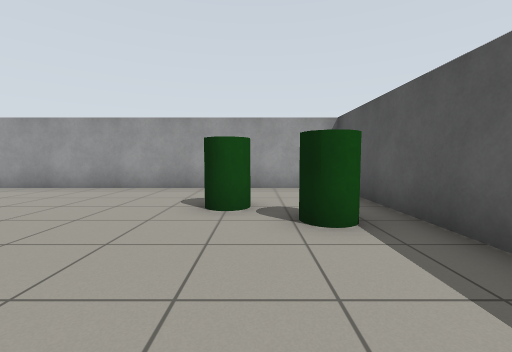
View 1 (above)

22 first-person views from a walk through a world built for the Gazebo simulator. The camera is 0.86 m above the floor, tilts 4° down and sees 90° across. The floor is counted in squares, 1 m on a side. Each view is taken from the middle of a square. On the plan, view 1 faces up. The plan holds only what a view shows up to about 10 squares ahead; the rest is blank.

View 2
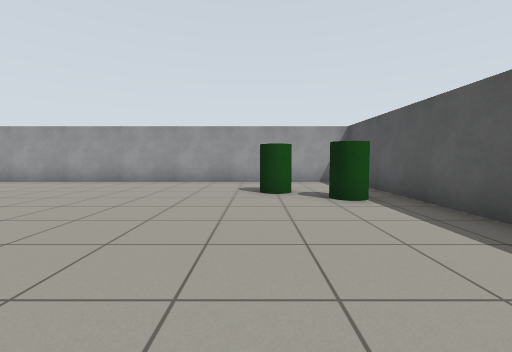

View 3
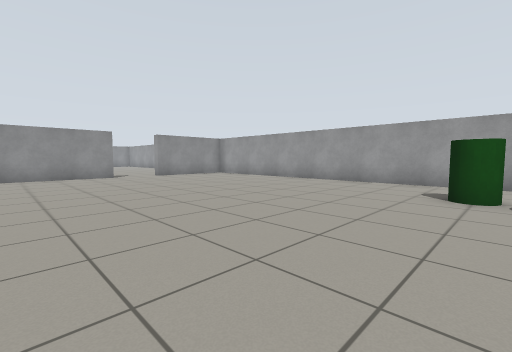

View 4
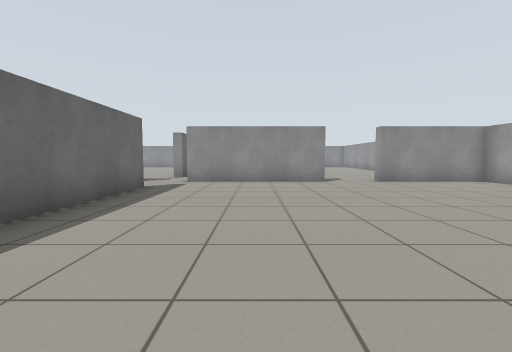

View 5
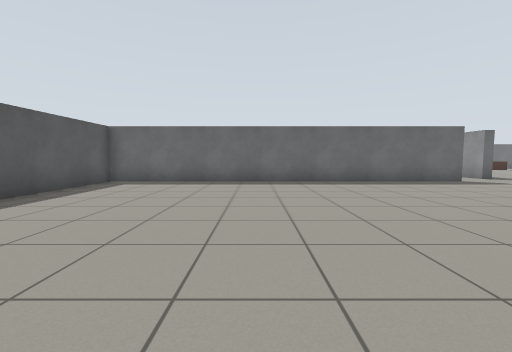

View 6
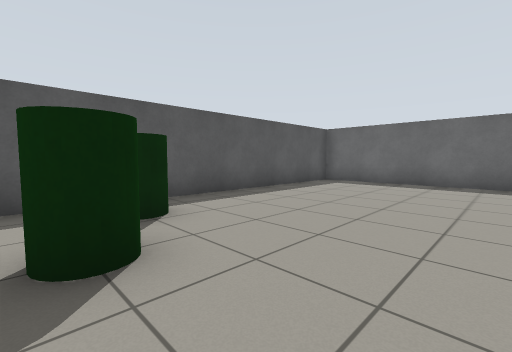

View 7
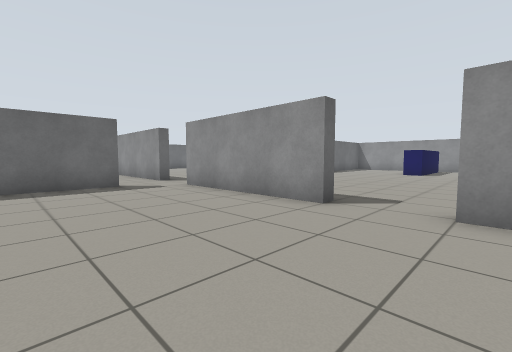

View 8
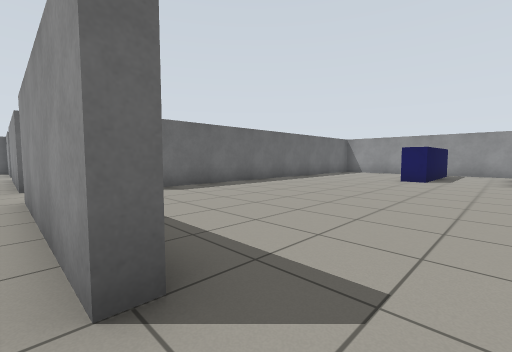

View 9
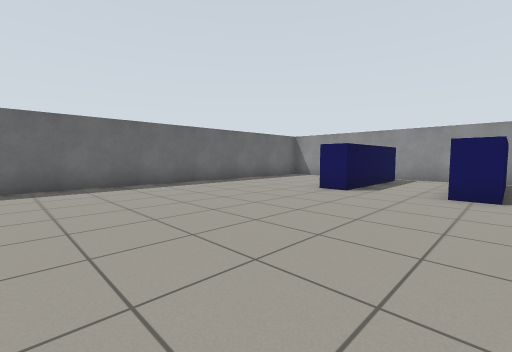

View 10
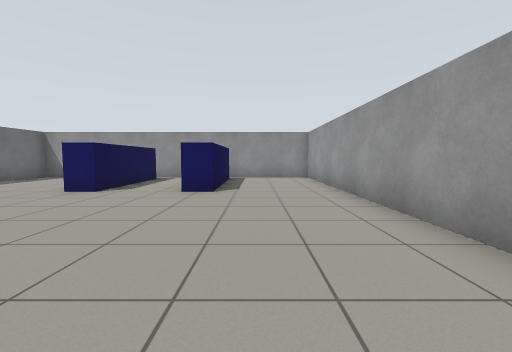

View 11
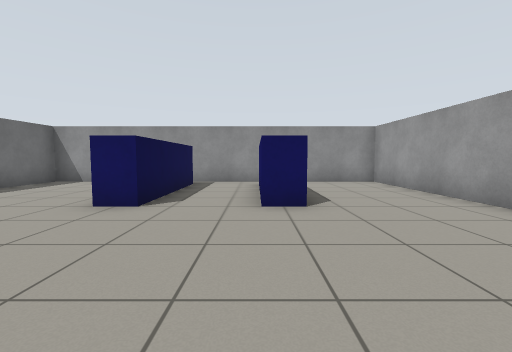

View 12
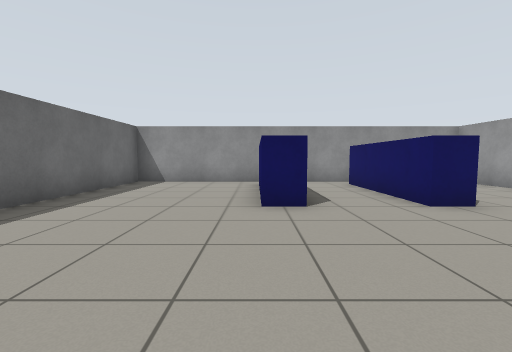

View 13
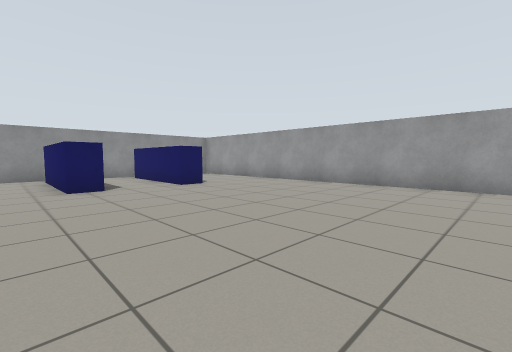

View 14
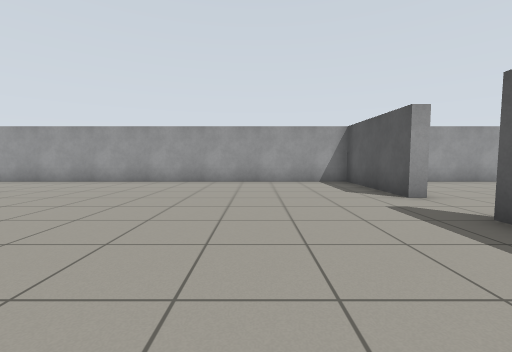

View 15
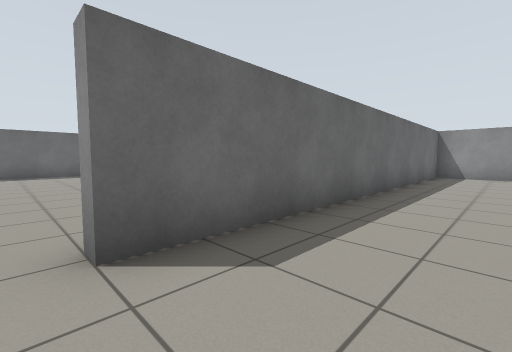

View 16
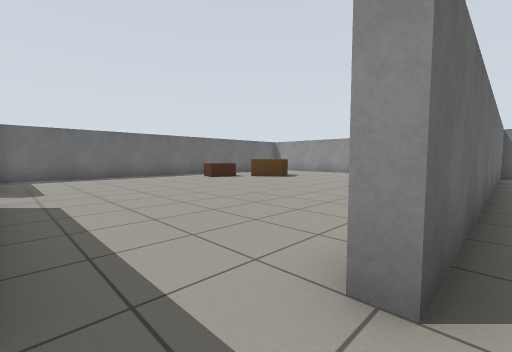

View 17
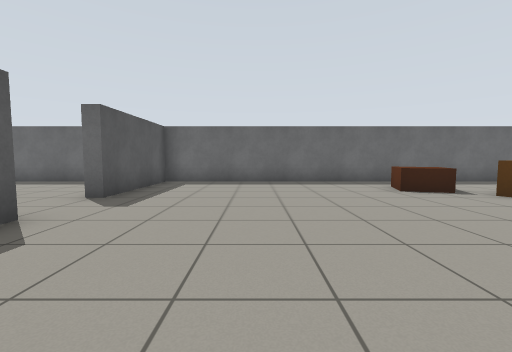

View 18
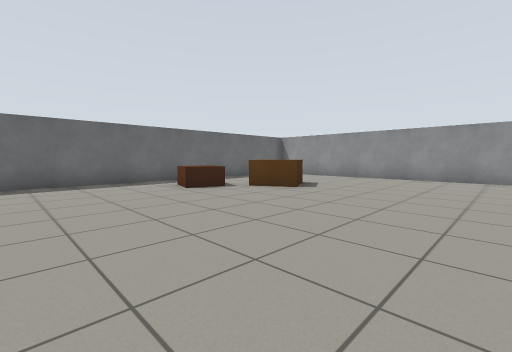

View 19
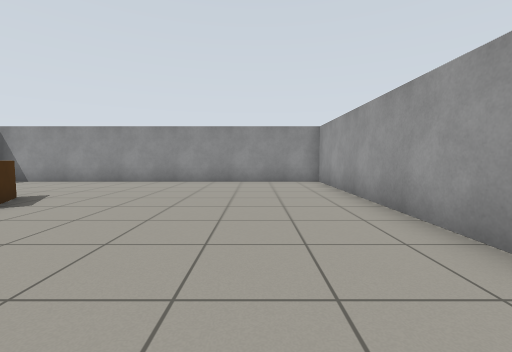

View 20
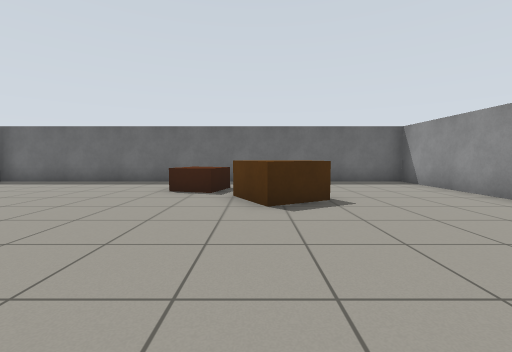

View 21
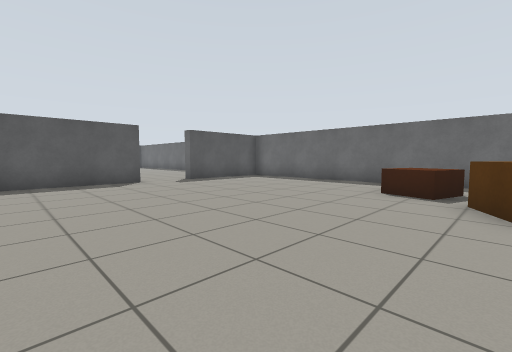

View 22
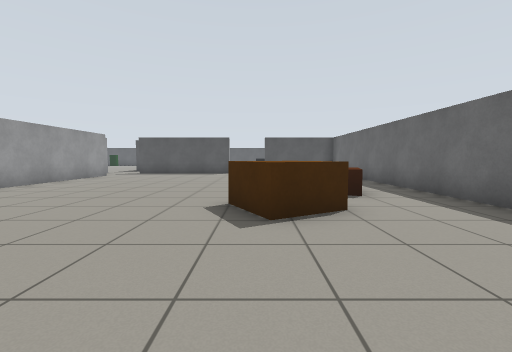

### Floor plan
Key: @ floor where view 1 was taken; # wall or solid block; . floor; B barrel; S shelf; O other object.
Columns run from 28 left of view 1 to 3 right of it. Each row starts with its distance up from view 1.
  8 ###############################
  7 #..............#.............. #
  6 #..............#.............. #
  5 #..............#...........BB..#
  4 #.SSSS.........#...........B.B.#
  3 #.SSSS.......................B.#
  2 #..............................#
  1 #.SSSS.........#...............#
  0 #.SSSS.........#............@..#
 -1 #..............#...............#
 -2 #..............#...............#
 -3 #..............#...............#
 -4 ##############....##############
 -5 #.................
 -6 #..............#..
 -7 #..............#.
 -8 #..............#.
 -9 #..............#.
-10 #..............#.
-11 #................
-12 #....OO...........
-13 #....OO........#...
-14 #......OO......# ...
-15 #.......O......# ....
-16 #..............#  ...
-17 ################  ####

Where each view was taken, in squares from view 1:
view 1: 0 up, 0 right, facing up
view 2: 2 down, 1 left, facing up
view 3: 2 down, 0 right, facing up-left
view 4: 1 down, 3 left, facing left
view 5: 5 up, 3 left, facing down
view 6: 5 up, 3 left, facing down-right
view 7: 4 up, 8 left, facing down-left
view 8: 3 up, 12 left, facing down-left
view 9: 4 up, 16 left, facing down-left
view 10: 5 up, 16 left, facing left
view 11: 3 up, 18 left, facing left
view 12: 0 up, 18 left, facing left
view 13: 1 down, 15 left, facing up-left
view 14: 2 down, 16 left, facing up
view 15: 2 down, 14 left, facing down-left
view 16: 4 down, 13 left, facing down-left
view 17: 7 down, 16 left, facing down
view 18: 7 down, 16 left, facing down-left
view 19: 7 down, 18 left, facing left
view 20: 7 down, 22 left, facing down
view 21: 7 down, 22 left, facing down-right
view 22: 12 down, 27 left, facing right
